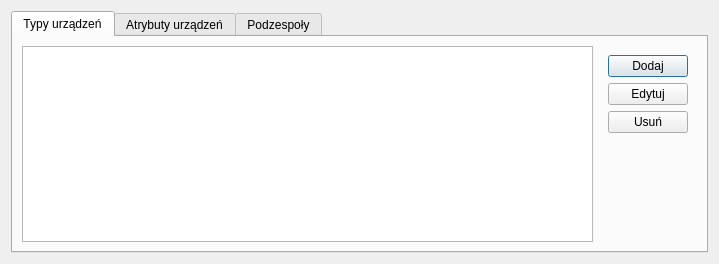
<?xml version="1.0" encoding="UTF-8"?>
<ui version="4.0">
 <class>LibraryWindow</class>
 <widget class="QDialog" name="LibraryWindow">
  <property name="windowModality">
   <enum>Qt::ApplicationModal</enum>
  </property>
  <property name="geometry">
   <rect>
    <x>0</x>
    <y>0</y>
    <width>719</width>
    <height>264</height>
   </rect>
  </property>
  <property name="windowTitle">
   <string>Tabele słownikowe</string>
  </property>
  <layout class="QVBoxLayout" name="verticalLayout">
   <item>
    <widget class="QTabWidget" name="tabWidget">
     <property name="currentIndex">
      <number>0</number>
     </property>
     <widget class="QWidget" name="tab">
      <attribute name="title">
       <string>Typy urządzeń</string>
      </attribute>
      <layout class="QHBoxLayout" name="horizontalLayout">
       <item>
        <widget class="QTableView" name="typeTable">
         <property name="editTriggers">
          <set>QAbstractItemView::NoEditTriggers</set>
         </property>
         <property name="alternatingRowColors">
          <bool>true</bool>
         </property>
         <property name="selectionMode">
          <enum>QAbstractItemView::SingleSelection</enum>
         </property>
         <property name="selectionBehavior">
          <enum>QAbstractItemView::SelectRows</enum>
         </property>
         <property name="sortingEnabled">
          <bool>true</bool>
         </property>
         <attribute name="horizontalHeaderCascadingSectionResizes">
          <bool>false</bool>
         </attribute>
         <attribute name="verticalHeaderVisible">
          <bool>false</bool>
         </attribute>
        </widget>
       </item>
       <item>
        <widget class="QWidget" name="widget" native="true">
         <layout class="QVBoxLayout" name="verticalLayout_2">
          <item>
           <widget class="QPushButton" name="addType">
            <property name="text">
             <string>Dodaj</string>
            </property>
           </widget>
          </item>
          <item>
           <widget class="QPushButton" name="editType">
            <property name="text">
             <string>Edytuj</string>
            </property>
           </widget>
          </item>
          <item>
           <widget class="QPushButton" name="deleteType">
            <property name="text">
             <string>Usuń</string>
            </property>
           </widget>
          </item>
          <item>
           <spacer name="verticalSpacer">
            <property name="orientation">
             <enum>Qt::Vertical</enum>
            </property>
            <property name="sizeHint" stdset="0">
             <size>
              <width>20</width>
              <height>95</height>
             </size>
            </property>
           </spacer>
          </item>
         </layout>
        </widget>
       </item>
      </layout>
     </widget>
     <widget class="QWidget" name="tab_2">
      <attribute name="title">
       <string>Atrybuty urządzeń</string>
      </attribute>
      <layout class="QHBoxLayout" name="horizontalLayout_2">
       <item>
        <widget class="QTableView" name="attrTable"/>
       </item>
       <item>
        <widget class="QWidget" name="widget_2" native="true">
         <layout class="QVBoxLayout" name="verticalLayout_3">
          <item>
           <widget class="QPushButton" name="addAttr">
            <property name="text">
             <string>Dodaj</string>
            </property>
           </widget>
          </item>
          <item>
           <widget class="QPushButton" name="editAttr">
            <property name="text">
             <string>Edytuj</string>
            </property>
           </widget>
          </item>
          <item>
           <widget class="QPushButton" name="deleteAttr">
            <property name="text">
             <string>Usuń</string>
            </property>
           </widget>
          </item>
          <item>
           <spacer name="verticalSpacer_2">
            <property name="orientation">
             <enum>Qt::Vertical</enum>
            </property>
            <property name="sizeHint" stdset="0">
             <size>
              <width>20</width>
              <height>95</height>
             </size>
            </property>
           </spacer>
          </item>
         </layout>
        </widget>
       </item>
      </layout>
     </widget>
     <widget class="QWidget" name="tab_3">
      <attribute name="title">
       <string>Podzespoły</string>
      </attribute>
      <layout class="QHBoxLayout" name="horizontalLayout_3">
       <item>
        <widget class="QTableView" name="tableView_3"/>
       </item>
       <item>
        <widget class="QWidget" name="widget_3" native="true">
         <layout class="QVBoxLayout" name="verticalLayout_4">
          <item>
           <widget class="QPushButton" name="pushButton">
            <property name="text">
             <string>Dodaj</string>
            </property>
           </widget>
          </item>
          <item>
           <widget class="QPushButton" name="pushButton_2">
            <property name="text">
             <string>Edytuj</string>
            </property>
           </widget>
          </item>
          <item>
           <widget class="QPushButton" name="pushButton_3">
            <property name="text">
             <string>Usuń</string>
            </property>
           </widget>
          </item>
          <item>
           <spacer name="verticalSpacer_3">
            <property name="orientation">
             <enum>Qt::Vertical</enum>
            </property>
            <property name="sizeHint" stdset="0">
             <size>
              <width>20</width>
              <height>95</height>
             </size>
            </property>
           </spacer>
          </item>
         </layout>
        </widget>
       </item>
      </layout>
     </widget>
    </widget>
   </item>
  </layout>
 </widget>
 <resources/>
 <connections/>
</ui>
